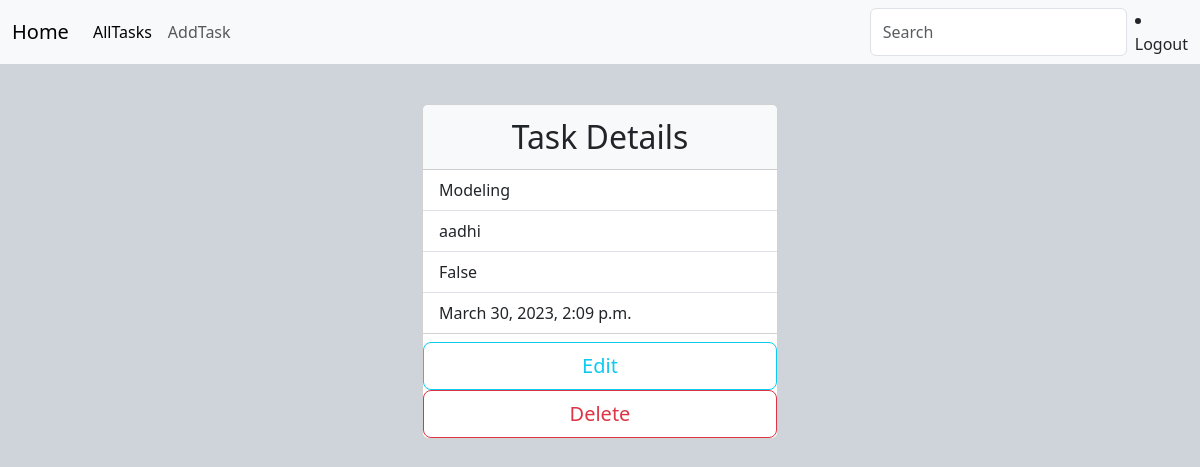
The app's page /tasks/1/detail/ (signed in) with its own data.
### todo/models.py (models this page shows, shortened)
class Task(models.Model):
    task_name=models.CharField(max_length=200)
    user=models.ForeignKey(User,on_delete=models.CASCADE)
    status=models.BooleanField(default=False)
    created_date=models.DateTimeField(auto_now_add=True)

### todo/views.py (the view)
# urls.py: path('tasks/<int:pk>/detail/',views.TaskDetailView.as_view(),name="task-detail"),
@method_decorator(sign_required,name="dispatch")
class TaskDetailView(View):
    model=Task
    template_name="task-detail.html"
    def get(self,request,*args,**kwargs):
        id=kwargs.get("pk")
        qs=Task.objects.get(id=id)
        return render(request,self.template_name,{"task":qs})

### todo/views.py (called while the page is built)
def sign_required(fn):
    def wrapper(request,*args,**kwargs):
        if  not request.user.is_authenticated:
            messages.error(request,"Please Login!!")
            return redirect("signin")
        return fn(request,*args,**kwargs)
    return wrapper

### todo/templates/task-detail.html (shortened to what this page needs)
{%extends 'base.html'%}
{%block body_block%}
<div class="container">
  <div class="row">
    <div class="col-4"></div>
    <div class="col-4 mt-4">
      <div class="card mt-3" style="width:100%">
        <div class="card-header fs-2 bg-body-tertiary text-center ">Task Details</div>
        <ul class="list-group list-group-flush">
          <li class="list-group-item">{{task.task_name}}</li>
          <li class="list-group-item">{{task.user}}</li>
          <li class="list-group-item">{{task.status}}</li>
          <li class="list-group-item">{{task.created_date}}</li>
        </ul>
        <div class="mt-2">
          <a href="{%url 'task-edit' task.id%}" class="btn btn-outline-info btn-lg w-100">Edit</a>
          <a href="{%url 'task-delete' task.id%}" class="btn btn-outline-danger btn-lg w-100 ">Delete</a>
       </div>
      </div>
    </div>
    <div class="col-4"></div>
  </div>
</div>
{%endblock%}

### records on screen
Task: task_name "Modeling", user "aadhi", status "False", created_date "March 30, 2023, 2:09 p.m."
